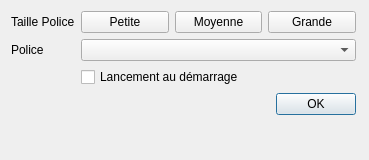
<?xml version="1.0" encoding="UTF-8"?>
<ui version="4.0">
 <class>Settings</class>
 <widget class="QDialog" name="Settings">
  <property name="geometry">
   <rect>
    <x>0</x>
    <y>0</y>
    <width>369</width>
    <height>160</height>
   </rect>
  </property>
  <property name="windowTitle">
   <string>Paramètres</string>
  </property>
  <widget class="QWidget" name="layoutWidget">
   <property name="geometry">
    <rect>
     <x>11</x>
     <y>11</y>
     <width>345</width>
     <height>144</height>
    </rect>
   </property>
   <layout class="QFormLayout" name="formLayout">
    <item row="0" column="0">
     <widget class="QLabel" name="label">
      <property name="text">
       <string>Taille Police</string>
      </property>
     </widget>
    </item>
    <item row="0" column="1">
     <layout class="QHBoxLayout" name="horizontalLayout">
      <item>
       <widget class="QPushButton" name="pushButton">
        <property name="text">
         <string>Petite</string>
        </property>
       </widget>
      </item>
      <item>
       <widget class="QPushButton" name="pushButton_2">
        <property name="text">
         <string>Moyenne</string>
        </property>
       </widget>
      </item>
      <item>
       <widget class="QPushButton" name="pushButton_3">
        <property name="text">
         <string>Grande</string>
        </property>
       </widget>
      </item>
     </layout>
    </item>
    <item row="1" column="0">
     <widget class="QLabel" name="label_3">
      <property name="text">
       <string>Police</string>
      </property>
     </widget>
    </item>
    <item row="1" column="1">
     <widget class="QComboBox" name="comboBox_2"/>
    </item>
    <item row="2" column="1">
     <widget class="QCheckBox" name="checkBox">
      <property name="text">
       <string>Lancement au démarrage</string>
      </property>
     </widget>
    </item>
    <item row="3" column="0" colspan="2">
     <widget class="QDialogButtonBox" name="buttonBox">
      <property name="orientation">
       <enum>Qt::Orientation::Horizontal</enum>
      </property>
      <property name="standardButtons">
       <set>QDialogButtonBox::StandardButton::Ok</set>
      </property>
     </widget>
    </item>
   </layout>
  </widget>
 </widget>
 <resources/>
 <connections>
  <connection>
   <sender>buttonBox</sender>
   <signal>accepted()</signal>
   <receiver>Settings</receiver>
   <slot>accept()</slot>
   <hints>
    <hint type="sourcelabel">
     <x>248</x>
     <y>254</y>
    </hint>
    <hint type="destinationlabel">
     <x>157</x>
     <y>274</y>
    </hint>
   </hints>
  </connection>
  <connection>
   <sender>buttonBox</sender>
   <signal>rejected()</signal>
   <receiver>Settings</receiver>
   <slot>reject()</slot>
   <hints>
    <hint type="sourcelabel">
     <x>316</x>
     <y>260</y>
    </hint>
    <hint type="destinationlabel">
     <x>286</x>
     <y>274</y>
    </hint>
   </hints>
  </connection>
 </connections>
</ui>
